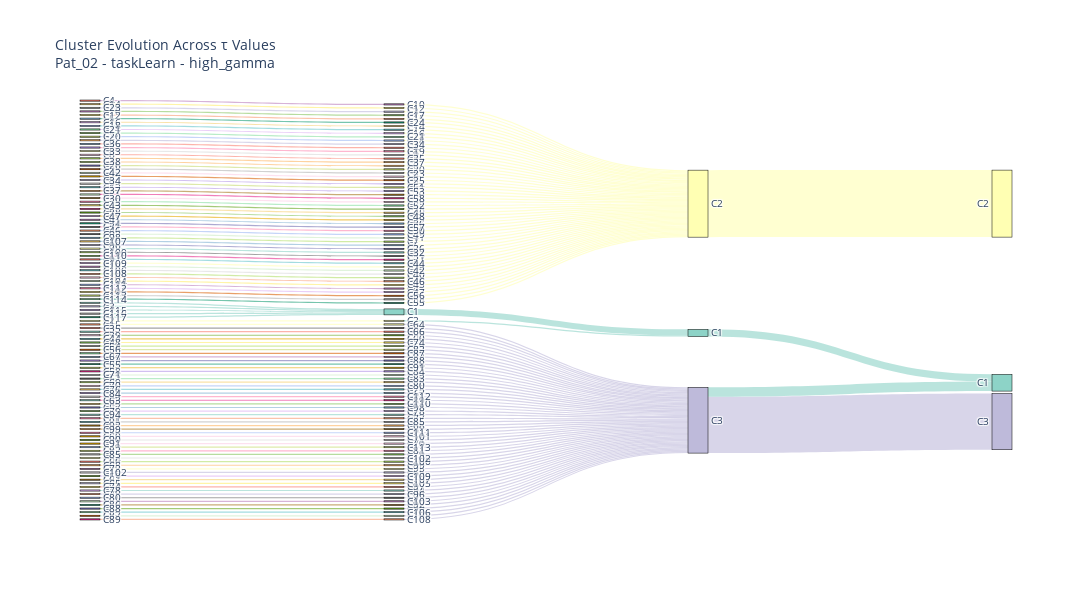

Notebook source saved alongside this figure:
### Markdown cell above
### create sankey diagram

### Code cell
# Create and plot Sankey diagram
sankey_data = create_sankey_data(partitions, tau_values)
node_colors = generate_node_colors(partitions, tau_values)

# Generate link colors based on target cluster colors
def generate_link_colors(sankey_data, node_colors, alpha=0.4):
    """Generate link colors based on the target node colors."""
    link_colors = []
    for target_idx in sankey_data['target']:
        # Get the color of the target node
        target_color = node_colors[target_idx]
        # Convert to RGBA with transparency
        if target_color.startswith('rgb'):
            # Convert rgb(r,g,b) to rgba(r,g,b,alpha)
            rgba_color = target_color.replace('rgb', 'rgba').replace(')', f',{alpha})')
        else:
            # For named colors, convert to rgba
            rgba_color = f"rgba({target_color},{alpha})"
            # Handle hex colors if present
            if target_color.startswith('#'):
                # Convert hex to rgb then to rgba
                hex_color = target_color.lstrip('#')
                r, g, b = tuple(int(hex_color[i:i+2], 16) for i in (0, 2, 4))
                rgba_color = f"rgba({r},{g},{b},{alpha})"
        link_colors.append(rgba_color)
    return link_colors

# Generate link colors based on destination clusters
link_colors = generate_link_colors(sankey_data, node_colors, alpha=0.6)

fig = go.Figure(data=[go.Sankey(
    node=dict(
        pad=15,
        thickness=20,
        line=dict(color="black", width=0.5),
        label=sankey_data['labels'],
        color=node_colors
    ),
    link=dict(
        source=sankey_data['source'],
        target=sankey_data['target'],
        value=sankey_data['value'],
        color=link_colors  # Use destination-based colors
    )
)])

fig.update_layout(
    title_text=f"Cluster Evolution Across τ Values<br>{patient} - {phase} - {band_name}",
    font_size=10,
    width=1200,
    height=600
)

fig.show()

# Set up the filename with patient, phase, and band information
base_filename = f"sankey_{patient}_{phase}_{band_name}"

# Save the basic Sankey diagram
filename_basic = path_figs / f"{base_filename}_basic.html"
fig.write_html(filename_basic)

### Figure 1 — Plotly figure (JSON) as saved in the notebook; plotly's stock layout.template omitted (floating-point values rounded to 4 significant figures; data arrays with more than 128 entries replaced by an {"elided": "..."} marker saying what was removed)
{"data": [{"link": {"color": {"elided": "234 str values"}, "source": {"elided": "234 int values"}, "target": {"elided": "234 int values"}, "value": {"elided": "234 int values"}}, "node": {"color": {"elided": "236 str values"}, "label": {"elided": "236 str values"}, "line": {"color": "black", "width": 0.5}, "pad": 15, "thickness": 20}, "type": "sankey"}], "layout": {"font": {"size": 10}, "height": 600, "title": {"text": "Cluster Evolution Across τ Values<br>Pat_02 - taskLearn - high_gamma"}, "width": 1200}}
